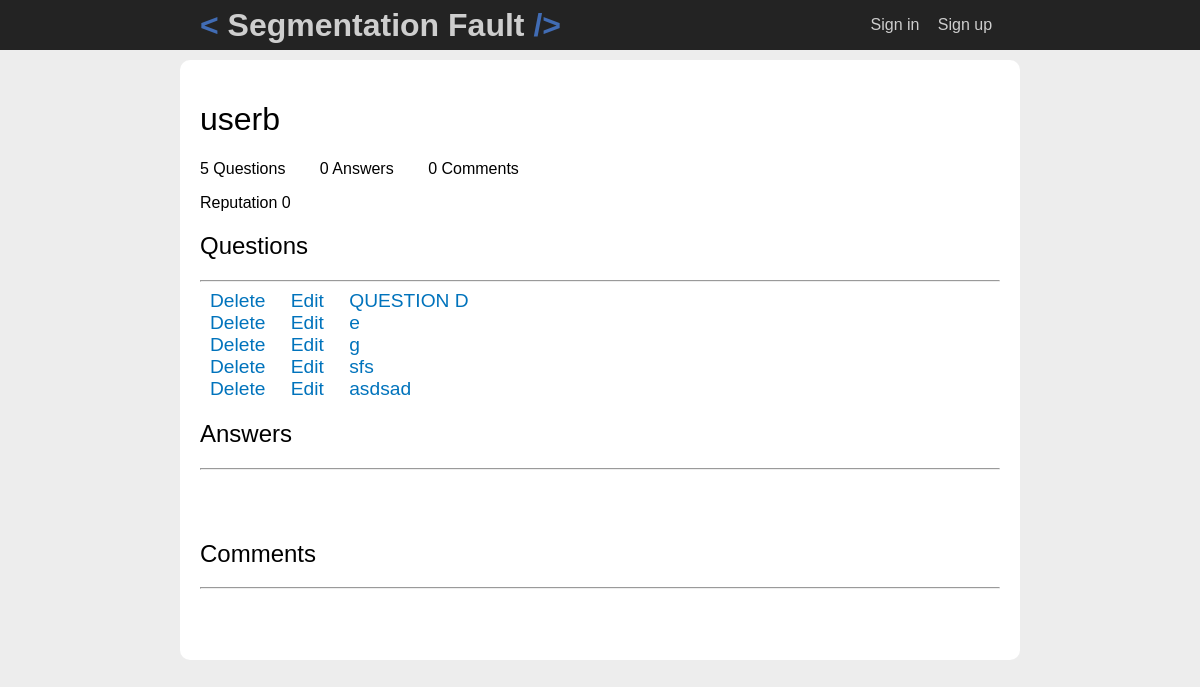
Page /?p=user&id=2 on the committed database.
### tables this page shows
CREATE TABLE IF NOT EXISTS `user` (
  `uid` int(11) NOT NULL AUTO_INCREMENT,
  `username` varchar(45) NOT NULL,
  `password` varchar(65) NOT NULL,
  `name` varchar(45) DEFAULT NULL,
  `surname` varchar(45) DEFAULT NULL,
  `email` varchar(45) NOT NULL,
  `join_date` date NOT NULL,
  `type` int(11) NOT NULL DEFAULT '0',
  `user_icon` varchar(45) NOT NULL DEFAULT 'users/images/defaultUserIcon.jpg',
  PRIMARY KEY (`uid`),
  KEY `user_type_key_idx` (`type`)
);

CREATE TABLE IF NOT EXISTS `question` (
  `qid` int(11) NOT NULL AUTO_INCREMENT,
  `title` varchar(45) NOT NULL,
  `html` longblob NOT NULL,
  `user` int(11) NOT NULL,
  `post_date` date NOT NULL,
  `edit_date` date DEFAULT NULL,
  PRIMARY KEY (`qid`),
  KEY `question_user_key_idx` (`user`)
);

### controller/ViewUserProfileController.php (called while the page is built, shortened)
<?php
	include_once 'model/SimpleUser.php';
	include_once 'model/Question.php';
	class ViewUserProfileController extends Controller{
		public function handle(){
			if ( isset($_GET['id']) ) {
				$user = new SimpleUser();
				$user->create($_GET['id']);
				$args["user"] = $user;
				$args['questions'] = $user->getQuestions();
				$args['answers'] = $user->getAnswers();
				$args['comments'] = $user->getComments();
			}
			$this->showView($args);
		}
	}

### index.php (called while the page is built, shortened)
<?php
    include 'view/template.php';

### model/User.php (called while the page is built, shortened)
<?php
    include_once($ajax."utils/Database.php");
    abstract class User{
        protected $id;
        protected $username;
        protected $reputation;
        public function getId(){
            return $this->id;
        }
        public function getReputation(){
            return $this->reputation;
        }
        public function create($id){
            $dbConnection = new DatabaseConnection();
            $dbQuery = new DatabaseQuery('select * from user where uid=?' , $dbConnection);
            $dbQuery->addParameter('i',$id);
            $set = $dbQuery->execute();
            $row = $set->next();
            $this->id = $id;
            $this->username = $row["username"];
            $questionRepQuery = new DatabaseQuery('SELECT COALESCE(sum(questionscore.vote),0) as reputation from user
                                                   inner join question on user.uid=question.user
                                                   inner join questionscore on question.qid=questionscore.qid
                                                   where user.uid=?'
                                            ,$dbConnection);
            $questionRepQuery->addParameter('i' , $this->id);
            $repSet = $questionRepQuery->execute();
            $repRow = $repSet->next();
            $this->reputation = $repRow['reputation'];
            $answerRepQuery = new DatabaseQuery("SELECT COALESCE(sum(answerscore.vote),0)  as reputation from user
                                                   inner join answer on user.uid=answer.user
                                                   inner join answerscore on answerscore.aid=answer.aid
                                                   where user.uid=?"
                                            ,$dbConnection);
            $answerRepQuery->addParameter('i' , $this->id);
            $repSet = $answerRepQuery->execute();
            $repRow = $repSet->next();
            $this->reputation += $repRow['reputation'];
            $commentQRepQuery = new DatabaseQuery('SELECT COALESCE(sum(qcommentscore.vote),0)  as reputation from user
                                                   inner join questioncomment on user.uid=questioncomment.user
                                                   inner join qcommentscore on qcommentscore.cid=questioncomment.cid
                                                   where user.uid=?'
                                            ,$dbConnection);
            $commentQRepQuery->addParameter('i' , $this->id);
            $repSet = $commentQRepQuery->execute();
            $repRow = $repSet->next();
            $this->reputation += $repRow['reputation'];
            $commentARepQuery = new DatabaseQuery('SELECT COALESCE(sum(acommentscore.vote),0)  as reputation from user
                                                   inner join answercomment on user.uid=answercomment.user
                                                   inner join acommentscore on acommentscore.cid=answercomment.cid
                                                   where user.uid=?',
                                                   $dbConnection);
            $commentARepQuery->addParameter('i' , $this->id);
            $repSet = $commentARepQuery->execute();
            $repRow = $repSet->next();
            $this->reputation += $repRow['reputation'];
            return true;
        }
        public function getUsername(){
          return $this->username;
        }
    }

### utils/Database.php (called while the page is built, shortened)
<?php
    class DatabaseConnection{
        private $mysql;
        public function __construct($hostname = "localhost" ,$user = "root" ,$pass = "dbpass",$database = "mydb",$socket = "null",$port = "null"){
            if($port!="null" && $socket!="null"){
            }else{
                $this->mysql = new mysqli($hostname,$user,$pass,$database);
            }
        }
        public function getConnection(){
            return $this->mysql;
        }
    }
    class DatabaseQuery{
        private $query;
        private $connection;
        public function __construct($query,$connection){
            $this->query = $connection->getConnection()->prepare($query);
            $this->connection = $connection;
        }
        public function addParameter($param_types){
            $args = array_slice(func_get_args(),1);
            $params = array();
            $params[] = & $param_types;
            for($i=0 ; $i<count($args) ;$i++)
                $params[] = & $args[$i];
            call_user_func_array(array($this->query, 'bind_param'), $params);
        }
        public function execute(){
            $this->query->execute() or die(mysqli_error($this->connection->getConnection()));
            $result = $this->query->get_result();
            $resultSet = new ResultSet($result);
            return $resultSet;
        }
    }

### model/Question.php (called while the page is built, shortened)
<?php
    include_once($ajax."utils/Database.php");
    include_once($ajax."model/SimpleUser.php");
    include_once($ajax."model/SimpleUser.php");
    class Question implements Votable{
        private $id;
        private $title;
        public function create($id){
            $this->id = $id;
            $dbConnection = new DatabaseConnection();
            $query = new DatabaseQuery("select * from question where qid=?" ,$dbConnection);
            $query->addParameter('i',$id);
            $set  = $query->execute();
            $row  = $set->next();
            $this->title = $row["title"];
            return true;
        }
        public function getId(){
            return $this->id;
        }
        public function getTitle(){
            return $this->title;
        }
    }

### model/SimpleUser.php (called while the page is built, shortened)
<?php
    if(!isset($ajax))
        $ajax = "";
    include_once $ajax.'model/User.php';
    class SimpleUser extends User {
        public function getQuestions(){
            $dbConnection = new DatabaseConnection();
            $query = new DatabaseQuery( 'select qid from question where user=?', $dbConnection);
            $query->addParameter('i',$this->id);
            $set = $query->execute();
            $questions = array();
            while($row = $set->next()){
                $question = new Question();
                $question->create($row['qid']);
                $questions[count($questions)] = $question;
            }
            return $questions;
        }
    }

### view/user_profile.php (the view, shortened to what this page needs)
<div id="ContentWraper">
	<h1 class="title" ><?php print $args['user']->getUsername(); ?></h1>
	<p class="label"><?php print count($args['questions']);?> Questions</p>
	<p class="label"><?php print count($args['answers']);  ?> Answers</p>
	<p class="label"><?php print count($args['comments']); ?> Comments</p>
	<p>Reputation <?php print $args['user']->getReputation(); ?> </p>
	<div id="UserQuestions" class="PostContainer">
		<h2 class="subtitle">Questions</h2>
		<hr>
		<?php
			foreach ($args['questions'] as $question ) {
				print '<a href="?p=user&id='.$args['user']->getId().'&pid='.$question->getId().'&type=Q&action=delete" >Delete </a>';
				print '<a href="?p=user&id='.$args['user']->getId().'&pid='.$question->getId().'&type=Q&action=edit" >Edit </a>';
				print '<a href="?p=question&id='.$question->getId().'" >';
				print $question->getTitle();
				print '</a>';
				print '<br>';
			}
		?>
	</div>
	<div id="UserAnswers" class="PostContainer">
		<h2 class="subtitle">Answers</h2>
		<hr>
	</div>
	<div id="UserComments" class="PostContainer">
		<h2 class="subtitle">Comments</h2>
		<hr>
	</div>
</div>

### view/css/main.css (style rules this page uses)
body { margin:0px; padding:0px; font-family:"Ubuntu", "lucida grande", tahoma, verdana, arial, sans-serif; background-color: #ededed; }

### view/css/user_profile.css (style rules this page uses)
#ContentWraper { width:800px; padding: 20px; margin:10px auto; background-color: #FFF; border-radius: 10px; }
.title { font-weight: normal; }
.subtitle { font-weight: normal; }
.label { display: inline; margin-right: 30px; }
.PostContainer { min-height: 100px; }
.PostContainer a { color:#0073BC; text-decoration: none; font-size:1.2em; margin:10px; }

### rows in the picture
user: username "userb"
question: title "QUESTION D"
question: title "e"
question: title "g"
question: title "sfs"
question: title "asdsad"

### other values in the picture
count($args['questions']) "5"
count($args['answers']) "0"
count($args['comments']) "0"
$args['user']->getReputation() "0"
